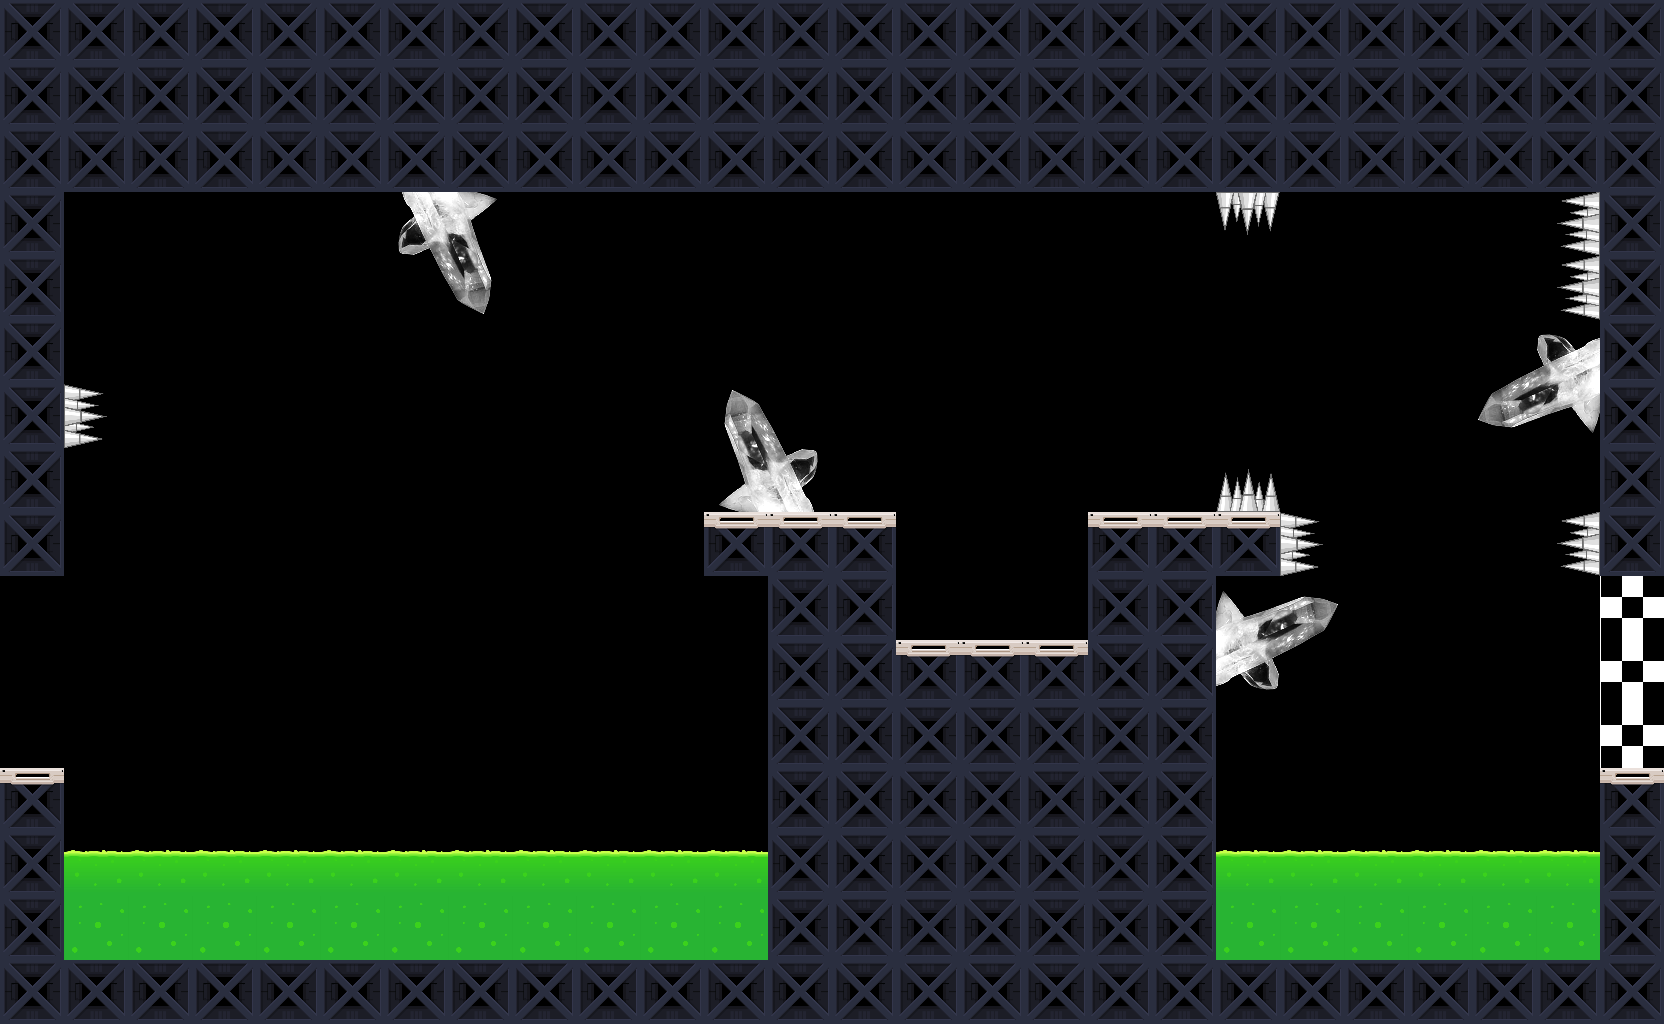

Below is a game level as drawn by its tile map, then a one-line description and the .tmx that defines it (tile-layer data replaced by summaries):
An orthogonal 26x16 tile map with 64x64 px tiles, 2 tile layers (L0, UI) and 24 objects (6x static, 2x TRANS, SpawnPoint, Sensor, EsatWallTop, ...).

<map version="1.2" tiledversion="2019.05.08" orientation="orthogonal" renderorder="left-up" width="26" height="16" tilewidth="64" tileheight="64" infinite="0" nextlayerid="10" nextobjectid="35">
 <properties>
  <property name="isBoundingBox" type="bool" value="true" />
  <property name="isDebug" type="bool" value="false" />
  <property name="isFollow" type="bool" value="false" />
  <property name="isScrollX" type="bool" value="false" />
  <property name="isScrollY" type="bool" value="false" />
 </properties>
 <tileset firstgid="1" name="Tiles" tilewidth="128" tileheight="128" tilecount="15" columns="0">
  <grid orientation="orthogonal" width="1" height="1" />
  <tile id="1" type="TR-1">
   <properties>
    <property name="PE_Key" value="NA" />
    <property name="PhysicsBody" value="BOUNDING_BOX" />
    <property name="TAG" type="int" value="80" />
    <property name="isDynamic" type="bool" value="false" />
    <property name="isUseOnContact" type="bool" value="false" />
    <property name="isUsePhysics" type="bool" value="true" />
   </properties>
   <image width="64" height="64" source="Tile2.png" />
   <objectgroup draworder="index">
    <object id="1" x="0" y="0" width="64" height="64" />
   </objectgroup>
  </tile>
  <tile id="4" type="TR-0">
   <properties>
    <property name="PE_Key" value="NA" />
    <property name="PhysicsBody" value="BOUNDING_BOX" />
    <property name="TAG" type="int" value="82" />
    <property name="isDynamic" type="bool" value="false" />
    <property name="isUseOnContact" type="bool" value="false" />
    <property name="isUsePhysics" type="bool" value="true" />
   </properties>
   <image width="64" height="64" source="Tile5.png" />
   <objectgroup draworder="index">
    <object id="1" x="0" y="0" width="64" height="64" />
   </objectgroup>
  </tile>
  <tile id="15" type="Acid">
   <properties>
    <property name="CategoryBitmask" value="100000_000000_000000_000000" />
    <property name="CollisionBitmask" value="000000_000000_11111111_11111111" />
    <property name="ContactTestBitmask" value="11111111_11111111_11111111_11111111" />
    <property name="GameObject" value="Hostile" />
    <property name="GivesDamage" type="int" value="100" />
    <property name="Group" type="int" value="0" />
    <property name="PE_Key" value="NA" />
    <property name="PhysicsBody" value="BOUNDING_BOX" />
    <property name="TAG" type="int" value="100" />
    <property name="canGiveDamage" type="bool" value="false" />
    <property name="canTakeDamage" type="bool" value="false" />
    <property name="health" value="INF" />
    <property name="isDynamic" type="bool" value="false" />
    <property name="isUseOnContact" type="bool" value="false" />
    <property name="isUsePhysics" type="bool" value="true" />
   </properties>
   <image width="64" height="64" source="Acid_Bottom.png" />
   <objectgroup draworder="index">
    <object id="1" x="0" y="0" width="4" height="64" />
   </objectgroup>
  </tile>
  <tile id="16" type="AcidTop">
   <properties>
    <property name="CategoryBitmask" value="010000_000000_000000_000000" />
    <property name="CollisionBitmask" value="000000_000000_11111111_11111111" />
    <property name="ContactTestBitmask" value="11111111_11111111_11111111_11111111" />
    <property name="GameObject" value="Hostile" />
    <property name="GivesDamage" type="int" value="100" />
    <property name="Group" type="int" value="0" />
    <property name="PE_Key" value="AcidTop" />
    <property name="PhysicsBody" value="PE" />
    <property name="TAG" type="int" value="100" />
    <property name="canGiveDamage" type="bool" value="false" />
    <property name="canTakeDamage" type="bool" value="false" />
    <property name="health" value="INF" />
    <property name="isDynamic" type="bool" value="false" />
    <property name="isUseOnContact" type="bool" value="false" />
    <property name="isUsePhysics" type="bool" value="false" />
   </properties>
   <image width="64" height="64" source="Acid_Top.png" />
   <objectgroup draworder="index">
    <object id="1" x="2" y="23" width="61" height="40" />
   </objectgroup>
  </tile>
  <tile id="22" type="SpikeWest">
   <properties>
    <property name="CategoryBitmask" value="100000_000000_000000_000000" />
    <property name="CollisionBitmask" value="000000_000000_11111111_11111111" />
    <property name="ContactTestBitmask" value="11111111_11111111_11111111_11111111" />
    <property name="GameObject" value="Hostile" />
    <property name="GivesDamage" type="int" value="30" />
    <property name="Group" type="int" value="0" />
    <property name="PE_Key" value="SpikeWest" />
    <property name="PhysicsBody" value="PE" />
    <property name="TAG" type="int" value="100" />
    <property name="canGiveDamage" type="bool" value="false" />
    <property name="canTakeDamage" type="bool" value="false" />
    <property name="health" value="INF" />
    <property name="isDynamic" type="bool" value="false" />
    <property name="isUseOnContact" type="bool" value="true" />
    <property name="isUsePhysics" type="bool" value="true" />
   </properties>
   <image width="64" height="64" source="SpikeWest.png" />
   <objectgroup draworder="index">
    <object id="1" x="27" y="2" width="36" height="60" />
   </objectgroup>
  </tile>
  <tile id="23" type="SpikeEast">
   <properties>
    <property name="CategoryBitmask" value="100000_000000_000000_000000" />
    <property name="CollisionBitmask" value="000000_000000_11111111_11111111" />
    <property name="ContactTestBitmask" value="11111111_11111111_11111111_11111111" />
    <property name="GameObject" value="Hostile" />
    <property name="GivesDamage" type="int" value="30" />
    <property name="Group" type="int" value="0" />
    <property name="PE_Key" value="SpikeEast" />
    <property name="PhysicsBody" value="PE" />
    <property name="TAG" type="int" value="100" />
    <property name="canGiveDamage" type="bool" value="false" />
    <property name="canTakeDamage" type="bool" value="false" />
    <property name="health" value="INF" />
    <property name="isDynamic" type="bool" value="false" />
    <property name="isUseOnContact" type="bool" value="true" />
    <property name="isUsePhysics" type="bool" value="true" />
   </properties>
   <image width="64" height="64" source="SpikeEast.png" />
   <objectgroup draworder="index">
    <object id="1" x="0" y="0" width="34" height="64" />
   </objectgroup>
  </tile>
  <tile id="24" type="SpikeSouth">
   <properties>
    <property name="CategoryBitmask" value="100000_000000_000000_000000" />
    <property name="CollisionBitmask" value="000000_000000_11111111_11111111" />
    <property name="ContactTestBitmask" value="11111111_11111111_11111111_11111111" />
    <property name="GameObject" value="Hostile" />
    <property name="GivesDamage" type="int" value="30" />
    <property name="Group" type="int" value="0" />
    <property name="PE_Key" value="SpikeSouth" />
    <property name="PhysicsBody" value="PE" />
    <property name="TAG" type="int" value="100" />
    <property name="canGiveDamage" type="bool" value="false" />
    <property name="canTakeDamage" type="bool" value="false" />
    <property name="health" value="INF" />
    <property name="isDynamic" type="bool" value="false" />
    <property name="isUseOnContact" type="bool" value="true" />
    <property name="isUsePhysics" type="bool" value="true" />
   </properties>
   <image width="64" height="64" source="SpikeSoth.png" />
   <objectgroup draworder="index">
    <object id="1" x="0" y="0" width="64" height="34" />
   </objectgroup>
  </tile>
  <tile id="25" type="SpikeNorth">
   <properties>
    <property name="CategoryBitmask" value="100000_000000_000000_000000" />
    <property name="CollisionBitmask" value="000000_000000_11111111_11111111" />
    <property name="ContactTestBitmask" value="11111111_11111111_11111111_11111111" />
    <property name="GameObject" value="Hostile" />
    <property name="GivesDamage" type="int" value="30" />
    <property name="Group" type="int" value="0" />
    <property name="PE_Key" value="SpikeNorth" />
    <property name="PhysicsBody" value="PE" />
    <property name="TAG" type="int" value="100" />
    <property name="canGiveDamage" type="bool" value="false" />
    <property name="canTakeDamage" type="bool" value="false" />
    <property name="health" value="INF" />
    <property name="isDynamic" type="bool" value="false" />
    <property name="isUseOnContact" type="bool" value="true" />
    <property name="isUsePhysics" type="bool" value="true" />
   </properties>
   <image width="64" height="64" source="SpikeNorth.png" />
   <objectgroup draworder="index">
    <object id="1" x="0" y="34" width="64" height="35" />
   </objectgroup>
  </tile>
  <tile id="26" type="Finish">
   <properties>
    <property name="CategoryBitmask" value="100000_000000_000000_000000" />
    <property name="CollisionBitmask" value="000000_000000_11111111_11111111" />
    <property name="ContactTestBitmask" value="11111111_11111111_11111111_11111111" />
    <property name="GameObject" value="Exit" />
    <property name="GivesDamage" type="int" value="100" />
    <property name="Group" type="int" value="0" />
    <property name="PE_Key" value="NA" />
    <property name="PhysicsBody" value="BOUNDING_BOX" />
    <property name="TAG" type="int" value="100" />
    <property name="canGiveDamage" type="bool" value="false" />
    <property name="canTakeDamage" type="bool" value="false" />
    <property name="health" value="INF" />
    <property name="isDynamic" type="bool" value="false" />
    <property name="isUseOnContact" type="bool" value="false" />
    <property name="isUsePhysics" type="bool" value="false" />
   </properties>
   <image width="64" height="64" source="finish64x64.png" />
  </tile>
  <tile id="27" type="QuartzCrystalEast">
   <properties>
    <property name="CategoryBitmask" value="100000_000000_000000_000000" />
    <property name="CollisionBitmask" value="000000_000000_11111111_11111111" />
    <property name="ContactTestBitmask" value="11111111_11111111_11111111_11111111" />
    <property name="GameObject" value="Hostile" />
    <property name="GivesDamage" type="int" value="1" />
    <property name="Group" type="int" value="0" />
    <property name="PE_Key" value="QuartzCrystalEast" />
    <property name="PhysicsBody" value="PE" />
    <property name="TAG" type="int" value="100" />
    <property name="canGiveDamage" type="bool" value="false" />
    <property name="canTakeDamage" type="bool" value="false" />
    <property name="health" value="INF" />
    <property name="isDynamic" type="bool" value="false" />
    <property name="isUseOnContact" type="bool" value="true" />
    <property name="isUsePhysics" type="bool" value="true" />
   </properties>
   <image width="128" height="128" source="QuartzCrystalEast.png" />
  </tile>
  <tile id="28" type="QuartzCrystalNorth">
   <properties>
    <property name="CategoryBitmask" value="100000_000000_000000_000000" />
    <property name="CollisionBitmask" value="000000_000000_11111111_11111111" />
    <property name="ContactTestBitmask" value="11111111_11111111_11111111_11111111" />
    <property name="GameObject" value="Hostile" />
    <property name="GivesDamage" type="int" value="1" />
    <property name="Group" type="int" value="0" />
    <property name="PE_Key" value="QuartzCrystalNorth" />
    <property name="PhysicsBody" value="PE" />
    <property name="TAG" type="int" value="100" />
    <property name="canGiveDamage" type="bool" value="false" />
    <property name="canTakeDamage" type="bool" value="false" />
    <property name="health" value="INF" />
    <property name="isDynamic" type="bool" value="false" />
    <property name="isUseOnContact" type="bool" value="true" />
    <property name="isUsePhysics" type="bool" value="true" />
   </properties>
   <image width="128" height="128" source="QuartzCrystalNorth.png" />
  </tile>
  <tile id="29" type="QuartzCrystalNorth3">
   <properties>
    <property name="CategoryBitmask" value="100000_000000_000000_000000" />
    <property name="CollisionBitmask" value="000000_000000_11111111_11111111" />
    <property name="ContactTestBitmask" value="11111111_11111111_11111111_11111111" />
    <property name="GameObject" value="Hostile" />
    <property name="GivesDamage" type="int" value="1" />
    <property name="Group" type="int" value="0" />
    <property name="PE_Key" value="QuartzCrystalNorth3" />
    <property name="PhysicsBody" value="PE" />
    <property name="TAG" type="int" value="100" />
    <property name="canGiveDamage" type="bool" value="false" />
    <property name="canTakeDamage" type="bool" value="false" />
    <property name="health" value="INF" />
    <property name="isDynamic" type="bool" value="false" />
    <property name="isUseOnContact" type="bool" value="true" />
    <property name="isUsePhysics" type="bool" value="true" />
   </properties>
   <image width="128" height="128" source="QuartzCrystalNorth3.png" />
  </tile>
  <tile id="30" type="QuartzCrystalNorthFliped3">
   <properties>
    <property name="CategoryBitmask" value="100000_000000_000000_000000" />
    <property name="CollisionBitmask" value="000000_000000_11111111_11111111" />
    <property name="ContactTestBitmask" value="11111111_11111111_11111111_11111111" />
    <property name="GameObject" value="Hostile" />
    <property name="GivesDamage" type="int" value="1" />
    <property name="Group" type="int" value="0" />
    <property name="PE_Key" value="QuartzCrystalNorthFliped3" />
    <property name="PhysicsBody" value="PE" />
    <property name="TAG" type="int" value="100" />
    <property name="canGiveDamage" type="bool" value="false" />
    <property name="canTakeDamage" type="bool" value="false" />
    <property name="health" value="INF" />
    <property name="isDynamic" type="bool" value="false" />
    <property name="isUseOnContact" type="bool" value="true" />
    <property name="isUsePhysics" type="bool" value="true" />
   </properties>
   <image width="128" height="128" source="QuartzCrystalNorthFliped3.png" />
  </tile>
  <tile id="31" type="QuartzCrystalSouth">
   <properties>
    <property name="CategoryBitmask" value="100000_000000_000000_000000" />
    <property name="CollisionBitmask" value="000000_000000_11111111_11111111" />
    <property name="ContactTestBitmask" value="11111111_11111111_11111111_11111111" />
    <property name="GameObject" value="Hostile" />
    <property name="GivesDamage" type="int" value="1" />
    <property name="Group" type="int" value="0" />
    <property name="PE_Key" value="QuartzCrystalSouth" />
    <property name="PhysicsBody" value="PE" />
    <property name="TAG" type="int" value="100" />
    <property name="canGiveDamage" type="bool" value="false" />
    <property name="canTakeDamage" type="bool" value="false" />
    <property name="health" value="INF" />
    <property name="isDynamic" type="bool" value="false" />
    <property name="isUseOnContact" type="bool" value="true" />
    <property name="isUsePhysics" type="bool" value="true" />
   </properties>
   <image width="128" height="128" source="QuartzCrystalSouth.png" />
  </tile>
  <tile id="32" type="QuartzCrystalWest">
   <properties>
    <property name="CategoryBitmask" value="100000_000000_000000_000000" />
    <property name="CollisionBitmask" value="000000_000000_11111111_11111111" />
    <property name="ContactTestBitmask" value="11111111_11111111_11111111_11111111" />
    <property name="GameObject" value="Hostile" />
    <property name="GivesDamage" type="int" value="1" />
    <property name="Group" type="int" value="0" />
    <property name="PE_Key" value="QuartzCrystalWest" />
    <property name="PhysicsBody" value="PE" />
    <property name="TAG" type="int" value="100" />
    <property name="canGiveDamage" type="bool" value="false" />
    <property name="canTakeDamage" type="bool" value="false" />
    <property name="health" value="INF" />
    <property name="isDynamic" type="bool" value="false" />
    <property name="isUseOnContact" type="bool" value="true" />
    <property name="isUsePhysics" type="bool" value="true" />
   </properties>
   <image width="128" height="128" source="QuartzCrystalWest.png" />
  </tile>
 </tileset>
 <layer id="6" name="L0" width="26" height="16">
  <data>[416 cells, 215 non-empty, 13 distinct tile ids]</data>
 </layer>
 <layer id="9" name="UI" width="26" height="16">
  <data>[416 cells, 0 non-empty, 0 distinct tile ids]</data>
 </layer>
 <objectgroup id="2" name="O1-PHY" visible="0">
  <object id="1" name="SpawnPlayer" type="SpawnPoint" x="350" y="420">
   <point />
  </object>
  <object id="2" name="ExitLevel" type="Sensor" x="1596" y="514" width="64" height="256" />
  <object id="3" name="Top" type="static" x="0" y="0" width="1662" height="192" />
  <object id="4" name="WestWall" type="static" x="0" y="192" width="128" height="832" />
  <object id="5" name="Bottom" type="static" x="128" y="961" width="1536" height="64" />
  <object id="6" name="static" type="EsatWallTop" x="1601" y="199" width="63" height="316" />
  <object id="7" name="EastWall-Bottom" type="static" x="1600" y="771" width="66" height="188" />
  <object id="8" name="CenterPlatform" type="static" x="770" y="578" width="446" height="381" />
  <object id="9" name="CenterPlatform-Top" type="static" x="702" y="515" width="581" height="63" />
 </objectgroup>
 <objectgroup id="7" name="O2-ELEMENTS">
  <object id="10" name="VEF" type="VEF" x="1222" y="196" width="64" height="320">
   <properties>
    <property name="beamColor" type="int" value="0" />
    <property name="blinkRateInSeconds" type="int" value="2" />
    <property name="increasing" type="int" value="0" />
    <property name="isBlinkling" type="int" value="1" />
    <property name="isMoving" type="int" value="0" />
    <property name="isRandomColor" type="int" value="1" />
    <property name="minXPixel" type="int" value="0" />
    <property name="showBeamBookEnd" type="int" value="0" />
    <property name="showBeamBoundry" type="int" value="0" />
    <property name="speedPixelPerSecond" type="int" value="0" />
    <property name="steps" type="int" value="7" />
   </properties>
  </object>
  <object id="11" name="HEF" type="HEF" x="1294.33" y="518.667" width="294" height="54.6667">
   <properties>
    <property name="beamColor" type="int" value="0" />
    <property name="beamWidthInPixels" type="int" value="64" />
    <property name="blinkRateInSeconds" type="int" value="2" />
    <property name="increasing" type="int" value="0" />
    <property name="isBlinkling" type="int" value="1" />
    <property name="isMoving" type="int" value="0" />
    <property name="isRandomColor" type="int" value="1" />
    <property name="showBeamBookEnd" type="int" value="0" />
    <property name="showBeamBoundry" type="int" value="0" />
    <property name="speedPixelPerSecond" type="int" value="0" />
    <property name="steps" type="int" value="7" />
   </properties>
  </object>
  <object id="12" name="Mine" type="Mine" x="256" y="230" width="64" height="614">
   <properties>
    <property name="IsMoving" type="bool" value="true" />
    <property name="isUsingOnContact" type="bool" value="false" />
    <property name="isUsingPhysics" type="bool" value="false" />
   </properties>
  </object>
  <object id="28" name="ScanBeam" type="ScanBeam" x="993.333" y="270.667">
   <point />
  </object>
  <object id="31" name="SpawnPlayer" type="SpawnPlayer" x="30" y="680">
   <point />
  </object>
  <object id="33" name="TRANS" type="TRANS" x="1588" y="604" width="88" height="176" />
  <object id="34" name="TRANS" type="TRANS" x="1600" y="608" width="88" height="176" />
 </objectgroup>
</map>
